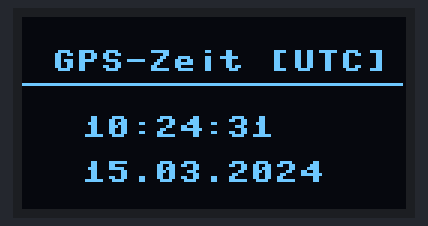
A program run on a simulated ESP32 board running MicroPython. Shown: 128×64 one-colour display. The GPS gets a fix after 3 s at 37.7749, -122.4194 with 8 satellites; library files of the repository ran but are not shown: ssd1306.py; what the program prints to the serial console is not drawn. At 1.1 s the program stops and its outputs stay as they are.

Above: at 1.2 s.

The program:

timeGps3.py
```python
'''
(C) 2019 dk2jk
Gps -zeit lesen

11.2020 'timeGps3.py' fuer esp32 ttgo-beam
'timeGps2.py' fuer raspi
'''
import time
from machine import UART
from  machine import Pin,I2C
import ssd1306
from time import sleep

i2c = I2C(scl=Pin(22), sda=Pin(21), freq=100000)
#i2c  = machine.I2C( scl=machine.Pin(PIN_CLOCK), sda=machine.Pin(PIN_DATA) )
oled = ssd1306.SSD1306_I2C( 128, 64, i2c, 0x3c )

class MyTimeGps:
    _c=""
    def __init__(self):
        try:
            self._ser = UART(2, tx=12, rx=34)
            self._ser.init(9600, bits=8, parity=None, stop=1)
        except:
            assert False,"*** error uart"
        print ("---Time (GPS)----")


    def read(self):
        while True:
            time.sleep(.01)
            try:
                c= self._ser.readline().decode()
                s2= c.split(',')
                if s2[0]=="$GPRMC":
                    break
            except:
                # no data
                pass
        return s2

    def last_sentence(self):
        return self._c

def settime():
    t = ntptime() +1* 3600 # winterzeit
    import machine
    import utime

    tm = localtime(t)
    machine.RTC().init((tm[0], tm[1], tm[2], tm[6] + 1, tm[3], tm[4], tm[5], 0))

def rmc_to_localtime(rmc_time,rmc_date):
    print (rmc_time,rmc_date)  # 165002.00 090321
    dt= [2021, 3, 9, 16, 44, 22, 1, 68] # vorlage
    dt[0]=2000+int(rmc_date[4:6])
    dt[1]=int(rmc_date[2:4])
    dt[2]=int(rmc_date[0:2])
    dt[3]=int(rmc_time[0:2])
    dt[4]=int(rmc_time[2:4])
    dt[5]=int(rmc_time[4:6])
    dt[6]=int(rmc_time[7:9])
    dt[6]=0

    return dt

uhr = MyTimeGps()

def display_gps_time_utc():
    x=uhr.read()
    #print(x)
    #print("date= {} time= {}".format(x[9],x[1][0:6]  ) )
    """ x= ['$GPRMC', '162914.00', 'A', '5128.97807', 'N',
    '00819.32146', 'E', '1.666', '', '090321', '', '', 'A*7A\r\n']"""

    x=rmc_to_localtime(x[1],x[9])
    #assert False, ""
    #x=time.localtime()  #(2020, 11, 16, 10, 23, 0, 0, 321)
    #print( x)
    timeStr= "{:02d}:{:02d}:{:02d}".format( x[3],x[4],x[5])
    dateStr= "{:02d}.{:02d}.{:02d}".format( x[2],x[1],x[0])

    print(timeStr,dateStr)
    oled.text("GPS-Zeit [UTC]",10,11) #x,y
    oled.hline(0,22,127,1)
    oled.text(timeStr,20,33)
    oled.text(dateStr,20,48)
    oled.show()
    oled.fill(0)

if __name__ == '__main__':
    display_gps_time_utc()
```
